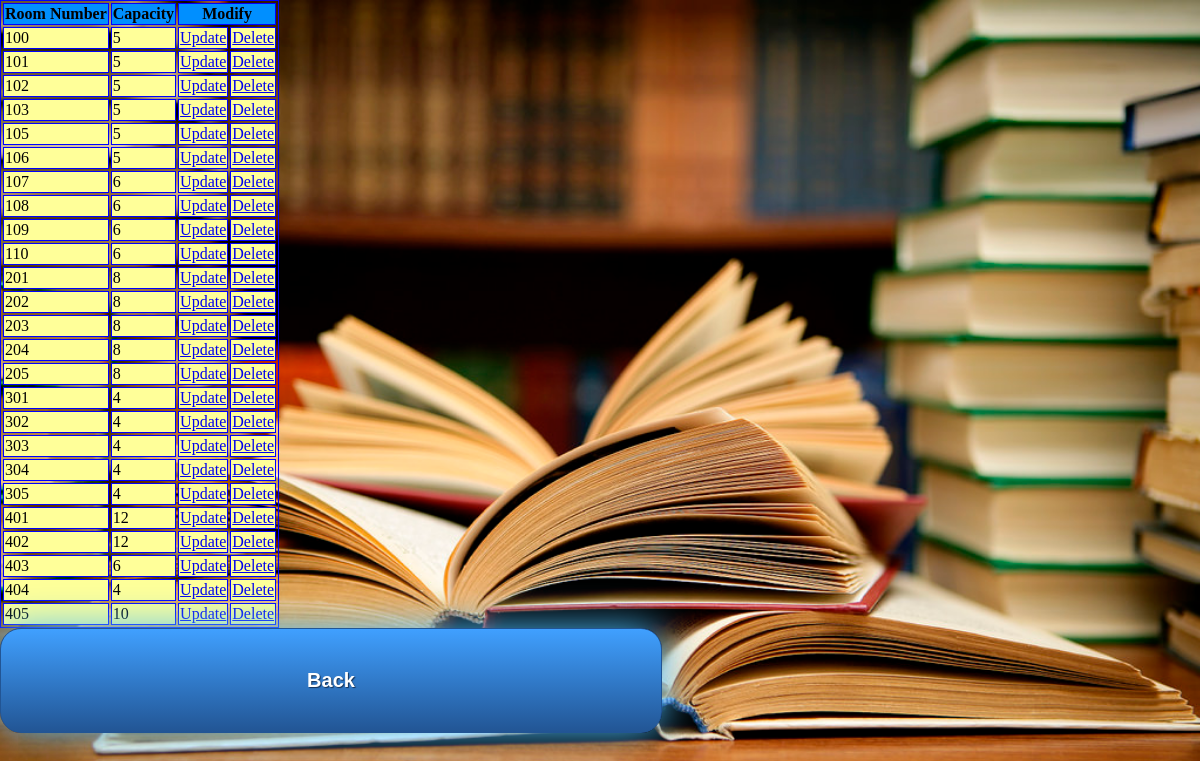
/adminViewStudyroom.php, run on the app's committed database.
### tables this page shows
CREATE TABLE `study_rooms` (
  `Room_Number` varchar(11) NOT NULL,
  `Capacity` int(11) NOT NULL,
  `Lib_Name` varchar(50) NOT NULL
);

### adminViewStudyroom.php (the view, shortened to what this page needs)
<html>
	<link rel="stylesheet" type="text/css" href="main.css">
	<body>
		<?php
		$con=mysqli_connect("localhost","root","","lms");
		$result = mysqli_query($con,"SELECT * FROM study_rooms");
		echo "<table border='1' BORDERCOLOR='#0000FF'>
		<tr style='background-color:#008FFF'>
		<th>Room Number</th>
		<th>Capacity</th>
		<th colspan='2'>Modify</th>
		</tr>";
		while($row = mysqli_fetch_array($result)){
			echo '<tr style="background-color:#ffff99">';
			echo "<td>" . $row['Room_Number'] . "</td>";
			echo "<td>" . $row['Capacity'] . "</td>";
			echo "<td><a href='adminUpdateStudyroom.php?&amp;Room_Number= " . $row['Room_Number'] . "'>Update</a></td>";
			echo "<td><a onClick= \"return confirm('Do you want to delete this user?')\" href='adminViewStudyroom.php?job=delete&amp;Room_Number= " . $row['Room_Number'] . "'>Delete</a></td>";
			echo "</tr>";
		}
		echo "</table>";
		?>
		<a class="button" href="admin.php">Back</a>
	</body>
</html>

### main.css (style rules this page uses)
.button { width: 500px; display: inline-block; text-align: center; vertical-align: middle; padding: 40px 80px; border: 1px solid #225594; border-radius: 21px; background: #40a0ff; background: -webkit-gradient(linear, left top, left bottom, from(#40a0ff), to(#225594)); background: -moz-linear-gradient(top, #40a0ff, #225594); background: linear-gradient(to bottom, #40a0ff, #225594); -webkit-box-shadow: #4dc0ff 0px 0px 40px 0px; -moz-box-shadow: #4dc0ff 0px 0px 40px 0px; box-shadow: #4dc0ff 0px 0px 40px 0px; text-shadow: #143257 1px 1px 1px; font: normal normal bold 20px arial; color: #ffffff; text-decoration: none; }
body, html { height: 100%; margin: 0; }
body { background-image: url("img/library.png"); height: 100%; background-position: center; background-repeat: no-repeat; background-size: cover; }

### data on the page
study_rooms: Room_Number "100", Capacity "5"
study_rooms: Room_Number "101", Capacity "5"
study_rooms: Room_Number "102", Capacity "5"
study_rooms: Room_Number "103", Capacity "5"
study_rooms: Room_Number "105", Capacity "5"
study_rooms: Room_Number "106", Capacity "5"
study_rooms: Room_Number "107", Capacity "6"
study_rooms: Room_Number "108", Capacity "6"
study_rooms: Room_Number "109", Capacity "6"
study_rooms: Room_Number "110", Capacity "6"
study_rooms: Room_Number "201", Capacity "8"
study_rooms: Room_Number "202", Capacity "8"
study_rooms: Room_Number "203", Capacity "8"
study_rooms: Room_Number "204", Capacity "8"
study_rooms: Room_Number "205", Capacity "8"
study_rooms: Room_Number "301", Capacity "4"
study_rooms: Room_Number "302", Capacity "4"
study_rooms: Room_Number "303", Capacity "4"
study_rooms: Room_Number "304", Capacity "4"
study_rooms: Room_Number "305", Capacity "4"
study_rooms: Room_Number "401", Capacity "12"
study_rooms: Room_Number "402", Capacity "12"
study_rooms: Room_Number "403", Capacity "6"
study_rooms: Room_Number "404", Capacity "4"
study_rooms: Room_Number "405", Capacity "10"
